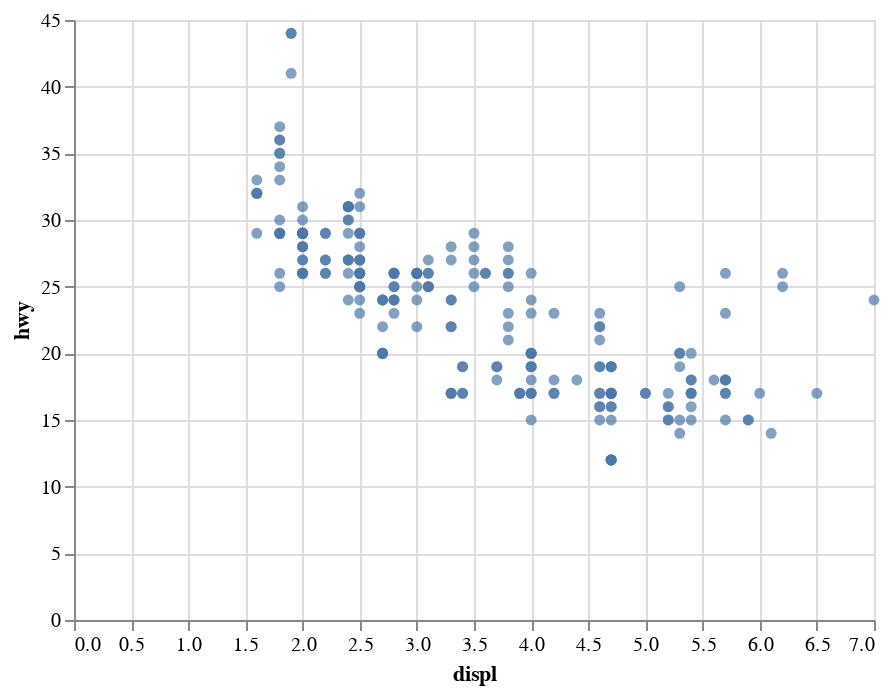

The cell this chart's notebook holds for it:
### Markdown cell above
## 3.2.2 Creating an Altair plot

### Code cell
displ_vs_hwy = (alt.Chart(mpg)
  .encode(
    x='displ', 
    y='hwy')
  .mark_circle()
)

displ_vs_hwy

### Figure 1 — Vega-Lite specification as saved in the notebook (floating-point values rounded to 4 significant figures; data arrays with more than 128 entries replaced by an {"elided": "..."} marker saying what was removed)
{"config": {"view": {"continuousWidth": 400, "continuousHeight": 300}}, "data": {"name": "data-784d2a789a5f3a352263a16b6c4cd367"}, "mark": "circle", "encoding": {"x": {"type": "quantitative", "field": "displ"}, "y": {"type": "quantitative", "field": "hwy"}}, "$schema": "https://vega.github.io/schema/vega-lite/v4.8.1.json", "datasets": {"data-784d2a789a5f3a352263a16b6c4cd367": {"elided": "234 records"}}}
